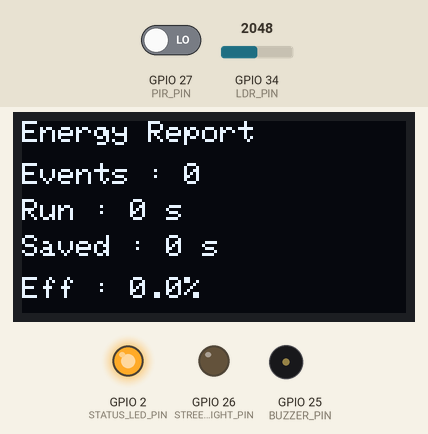
The sketch below on a simulated ESP32. On the bench: 128×64 one-colour display, output pins drawn as LEDs (lit = HIGH), buzzer (waves = sounding). The test bench sets the inputs (shaded band); at power-on: GPIO 27 (PIR_PIN) LOW, GPIO 34 (LDR_PIN) = 2048. WiFi joins after 1.5 s; servers stay silent unless stated; uploads are accepted with an empty reply; what the sketch prints to the serial monitor is not drawn.

Above: at 4.2 s.
5.4 s: GPIO 27 (PIR_PIN) driven HIGH
At 6.33 s:
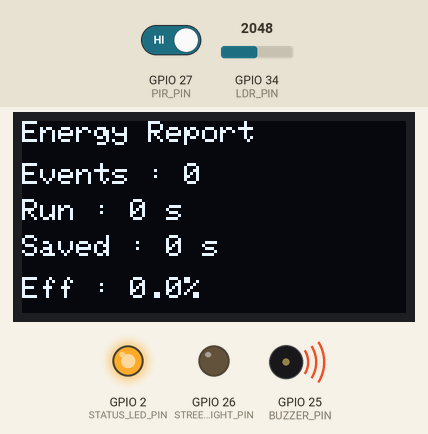
9.5 s: GPIO 34 (LDR_PIN) set to 1831
11.8 s: GPIO 34 (LDR_PIN) set to 1762
At 14.1 s:
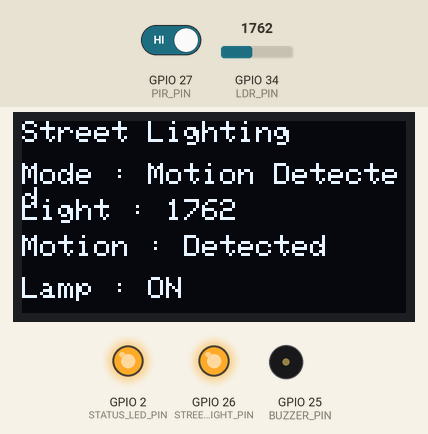
14.8 s: GPIO 27 (PIR_PIN) driven LOW
At 16.8 s:
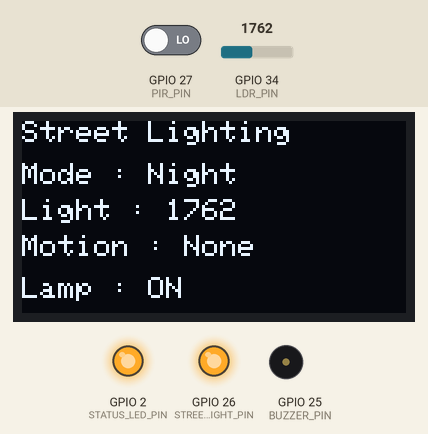
17.3 s: GPIO 34 (LDR_PIN) set to 1840
At 20.18 s:
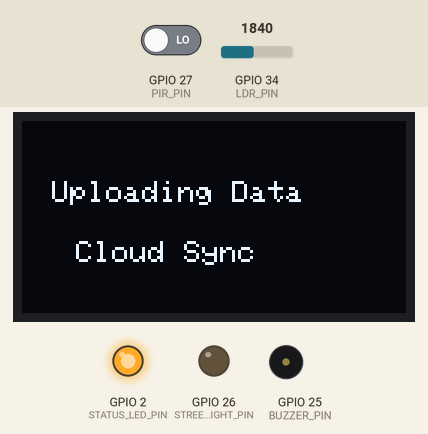
Timing chart, 0 to 20.3 s (numbered marks = the images above; inputs shaded):
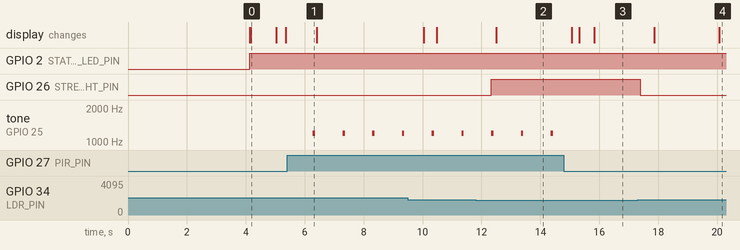

The sketch:

Smart_Street_Lighting_System.ino
```cpp
/*
Project: Smart Street Lighting System
Author: P Meet Kumar
Roll Number: IoT 009

Description:
Main program of the Smart Street
Lighting System. This file integrates
all modules and controls the complete
operation of the system.
*/

#include "Config.h"
#include "Credentials.h"

#include "Sensor_Manager.h"
#include "Lighting_Manager.h"
#include "Display_Manager.h"
#include "Alert_Manager.h"
#include "Cloud_Manager.h"
#include "Analytics_Manager.h"
#include "Helper_Functions.h"

// OLED Object
Adafruit_SSD1306 display(
    SCREEN_WIDTH,
    SCREEN_HEIGHT,
    &Wire,
    OLED_RESET
);

// Timer Variables
unsigned long previousSensorMillis = 0;
unsigned long previousDisplayMillis = 0;
unsigned long previousCloudMillis = 0;
unsigned long previousAnalyticsMillis = 0;

// System Setup
void setup()
{
    Serial.begin(115200);

    Wire.begin();

    if (!display.begin(SSD1306_SWITCHCAPVCC, 0x3C))
    {
        Serial.println("OLED Initialization Failed");

        while (true);
    }

    initializeSensors();

    initializeLighting();

    initializeAlerts();

    printProjectInfo();

    showStartupScreen();

    connectWiFi();

    runDiagnostics();

    systemReady();

    showReadyScreen();
}

// Main Program
void loop()
{
    // Maintain Network Connection
    reconnectWiFi();

    // Read Sensors
    if (millis() - previousSensorMillis >= SENSOR_INTERVAL)
    {
        previousSensorMillis = millis();

        updateSensorData();

        updateLighting();

        updateAlerts();

        printSensorData();

        printLightingStatus();
    }

    // Update OLED
    if (millis() - previousDisplayMillis >= DISPLAY_INTERVAL)
    {
        previousDisplayMillis = millis();

        if (lightingStatus.streetLightON)
        {
            showLightingStatus();
        }
        else
        {
            showEnergyStatistics();
        }
    }

    // Cloud Synchronization
    if (millis() - previousCloudMillis >= CLOUD_INTERVAL)
    {
        previousCloudMillis = millis();

        showCloudStatus();

        synchronizeCloud();
    }

    // Analytics
    if (millis() - previousAnalyticsMillis >= 10000)
    {
        previousAnalyticsMillis = millis();

        updateAnalytics();

        printAnalyticsReport();

        printPerformanceReport();

        printMonitoringSummary();
    }

    // Event Logging
    logLightingEvent();
}
```

Config.h
```cpp
#ifndef CONFIG_H
#define CONFIG_H

/*
Project: Smart Street Lighting System
Author: P Meet Kumar
Roll Number: IoT 009

Description:
Contains hardware configuration,
pin assignments, constants,
and shared data structures.
*/

#include <Arduino.h>
#include <Wire.h>
#include <WiFi.h>
#include <HTTPClient.h>

#include <Adafruit_GFX.h>
#include <Adafruit_SSD1306.h>

// OLED Configuration
#define SCREEN_WIDTH 128
#define SCREEN_HEIGHT 64
#define OLED_RESET -1

// LDR Sensor
#define LDR_PIN 34

// PIR Motion Sensor
#define PIR_PIN 27

// Street Light LED
#define STREET_LIGHT_PIN 26

// Status LED
#define STATUS_LED_PIN 2

// Buzzer
#define BUZZER_PIN 25

// Light Threshold
const int LDR_THRESHOLD = 1800;

// Motion Timeout
const unsigned long LIGHT_TIMEOUT = 10000;

// Update Intervals
const unsigned long SENSOR_INTERVAL = 1000;
const unsigned long DISPLAY_INTERVAL = 500;
const unsigned long CLOUD_INTERVAL = 5000;

// Street Light Status
struct LightingStatus
{
    int lightLevel;
    bool isNight;
    bool motionDetected;
    bool streetLightON;
    unsigned long motionTime;
    String systemStatus;
};

// Energy Statistics
struct EnergyStatistics
{
    unsigned long totalOperatingTime;
    unsigned long energySavedTime;
    int motionEvents;
    float efficiency;
};

// Hardware Objects
extern Adafruit_SSD1306 display;

// Global Variables
extern LightingStatus lightingStatus;
extern EnergyStatistics energyStatistics;

#endif
```

Alert_Manager.h
```cpp
#ifndef ALERT_MANAGER_H
#define ALERT_MANAGER_H

/*
Project: Smart Street Lighting System
Author: P Meet Kumar
Roll Number: IoT 009

Description:
Controls system alerts using
status LED and buzzer for
fault indication and maintenance.
*/

#include "Config.h"

// Initialize Alert Devices
void initializeAlerts()
{
    pinMode(STATUS_LED_PIN, OUTPUT);
    pinMode(BUZZER_PIN, OUTPUT);

    digitalWrite(STATUS_LED_PIN, LOW);

    noTone(BUZZER_PIN);
}

// Normal Operation
void normalOperationAlert()
{
    digitalWrite(STATUS_LED_PIN, HIGH);

    noTone(BUZZER_PIN);
}

// Fault Indication
void faultAlert()
{
    digitalWrite(STATUS_LED_PIN, LOW);

    for(int i = 0; i < 3; i++)
    {
        tone(BUZZER_PIN, 2000);

        delay(200);

        noTone(BUZZER_PIN);

        delay(150);
    }
}

// Motion Detection Alert
void motionAlert()
{
    tone(BUZZER_PIN, 1200);

    delay(80);

    noTone(BUZZER_PIN);
}

// Maintenance Alert
void maintenanceAlert()
{
    for(int i = 0; i < 2; i++)
    {
        digitalWrite(STATUS_LED_PIN, HIGH);

        tone(BUZZER_PIN, 1800);

        delay(250);

        digitalWrite(STATUS_LED_PIN, LOW);

        noTone(BUZZER_PIN);

        delay(250);
    }
}

// Update Alerts
void updateAlerts()
{
    if(!sensorsReady())
    {
        faultAlert();

        return;
    }

    normalOperationAlert();

    if(lightingStatus.motionDetected)
    {
        motionAlert();
    }
}

// System Self Test
void runAlertTest()
{
    Serial.println();

    Serial.println("Alert System Test");

    digitalWrite(STATUS_LED_PIN, HIGH);

    tone(BUZZER_PIN, 1500);

    delay(500);

    noTone(BUZZER_PIN);

    digitalWrite(STATUS_LED_PIN, LOW);

    delay(300);

    digitalWrite(STATUS_LED_PIN, HIGH);

    Serial.println("Alert Test Completed");

    Serial.println();
}

// Clear Alerts
void clearAlerts()
{
    digitalWrite(STATUS_LED_PIN, LOW);

    noTone(BUZZER_PIN);
}

// Print Alert Status
void printAlertStatus()
{
    Serial.println();

    Serial.println("Alert Status");
    Serial.println("--------------------------------");

    Serial.print("Status LED : ");

    if(digitalRead(STATUS_LED_PIN))
    {
        Serial.println("ON");
    }
    else
    {
        Serial.println("OFF");
    }

    Serial.print("Motion : ");

    if(lightingStatus.motionDetected)
    {
        Serial.println("Detected");
    }
    else
    {
        Serial.println("No Motion");
    }

    Serial.println();
}

#endif
```

Analytics_Manager.h
```cpp
#ifndef ANALYTICS_MANAGER_H
#define ANALYTICS_MANAGER_H

/*
Project: Smart Street Lighting System
Author: P Meet Kumar
Roll Number: IoT 009

Description:
Calculates energy consumption,
lighting efficiency, system usage,
and generates analytical reports.
*/

#include "Config.h"
#include "Credentials.h"

// System Start Time
unsigned long monitoringStartTime = millis();

// Peak Motion Count
int peakMotionEvents = 0;

// Update Analytics
void updateAnalytics()
{
    updateEnergyStatistics();

    if (energyStatistics.motionEvents > peakMotionEvents)
    {
        peakMotionEvents = energyStatistics.motionEvents;
    }
}

// Total System Runtime
unsigned long getSystemRuntime()
{
    return (millis() - monitoringStartTime) / 1000;
}

// Lamp Operating Time
unsigned long getLampOperatingTime()
{
    return energyStatistics.totalOperatingTime;
}

// Energy Saving Percentage
float getEnergySavingPercentage()
{
    return energyStatistics.efficiency;
}

// Average Motion Events
float getAverageMotionEvents()
{
    unsigned long runtime = getSystemRuntime();

    if(runtime == 0)
    {
        return 0;
    }

    return (float)energyStatistics.motionEvents /
           (runtime / 60.0);
}

// Estimate Daily Energy Saving
float estimateDailySaving()
{
    return (energyStatistics.efficiency / 100.0) * 24.0;
}

// Predict Maintenance
String predictMaintenance()
{
    if (energyStatistics.motionEvents > 1000)
    {
        return "Maintenance Recommended";
    }

    if (energyStatistics.motionEvents > 500)
    {
        return "Inspection Required";
    }

    return "Normal Operation";
}

// Print Analytics Report
void printAnalyticsReport()
{
    Serial.println();

    Serial.println("Street Lighting Analytics");
    Serial.println("--------------------------------");

    Serial.print("System Runtime : ");
    Serial.print(getSystemRuntime());
    Serial.println(" Seconds");

    Serial.print("Lamp Runtime : ");
    Serial.print(getLampOperatingTime());
    Serial.println(" Seconds");

    Serial.print("Motion Events : ");
    Serial.println(energyStatistics.motionEvents);

    Serial.print("Peak Events : ");
    Serial.println(peakMotionEvents);

    Serial.print("Energy Saving : ");
    Serial.print(getEnergySavingPercentage(),1);
    Serial.println("%");

    Serial.println();
}

// Print Performance Report
void printPerformanceReport()
{
    Serial.println();

    Serial.println("Performance Report");
    Serial.println("--------------------------------");

    Serial.print("Average Motion/Minute : ");
    Serial.println(getAverageMotionEvents(),2);

    Serial.print("Estimated Daily Saving : ");
    Serial.print(estimateDailySaving(),1);
    Serial.println(" Hours");

    Serial.print("Maintenance Status : ");
    Serial.println(predictMaintenance());

    Serial.println();
}

// Print System Summary
void printMonitoringSummary()
{
    Serial.println();

    Serial.println("Lighting Summary");
    Serial.println("--------------------------------");

    Serial.print("Street : ");
    Serial.println(STREET_NAME);

    Serial.print("Pole ID : ");
    Serial.println(LIGHT_POLE_ID);

    Serial.print("Current Mode : ");
    Serial.println(lightingStatus.systemStatus);

    Serial.print("Lamp Status : ");

    if(lightingStatus.streetLightON)
    {
        Serial.println("ON");
    }
    else
    {
        Serial.println("OFF");
    }

    Serial.println();
}

#endif
```

Cloud_Manager.h
```cpp
#ifndef CLOUD_MANAGER_H
#define CLOUD_MANAGER_H

/*
Project: Smart Street Lighting System
Author: P Meet Kumar
Roll Number: IoT 009

Description:
Handles Wi-Fi connectivity,
cloud communication, and
uploads street lighting data.
*/

#include "Config.h"
#include "Credentials.h"

// Connect to Wi-Fi
bool connectWiFi()
{
    Serial.println();
    Serial.print("Connecting to Wi-Fi");

    WiFi.begin(WIFI_SSID, WIFI_PASSWORD);

    unsigned long startTime = millis();

    while (WiFi.status() != WL_CONNECTED)
    {
        Serial.print(".");

        delay(500);

        if (millis() - startTime >= WIFI_TIMEOUT)
        {
            Serial.println();
            Serial.println("Wi-Fi Connection Failed");

            return false;
        }
    }

    Serial.println();
    Serial.println("Wi-Fi Connected");

    Serial.print("IP Address : ");
    Serial.println(WiFi.localIP());

    return true;
}

// Check Wi-Fi Status
bool isWiFiConnected()
{
    return WiFi.status() == WL_CONNECTED;
}

// Upload Lighting Data
void uploadLightingData()
{
    if (!isWiFiConnected())
    {
        Serial.println();
        Serial.println("Cloud Upload Skipped");
        Serial.println("Wi-Fi Not Connected");

        return;
    }

    HTTPClient http;

    http.begin(SERVER_URL);

    http.addHeader("Content-Type", "application/json");
    http.addHeader("API-Key", API_KEY);

    String jsonData = "{";

    jsonData += "\"device\":\"";
    jsonData += DEVICE_ID;
    jsonData += "\",";

    jsonData += "\"street\":\"";
    jsonData += STREET_NAME;
    jsonData += "\",";

    jsonData += "\"zone\":\"";
    jsonData += ZONE_NAME;
    jsonData += "\",";

    jsonData += "\"pole_id\":\"";
    jsonData += LIGHT_POLE_ID;
    jsonData += "\",";

    jsonData += "\"light_level\":";
    jsonData += String(lightingStatus.lightLevel);
    jsonData += ",";

    jsonData += "\"is_night\":";
    jsonData += lightingStatus.isNight ? "true" : "false";
    jsonData += ",";

    jsonData += "\"motion_detected\":";
    jsonData += lightingStatus.motionDetected ? "true" : "false";
    jsonData += ",";

    jsonData += "\"street_light\":";
    jsonData += lightingStatus.streetLightON ? "true" : "false";
    jsonData += ",";

    jsonData += "\"efficiency\":";
    jsonData += String(energyStatistics.efficiency, 1);

    jsonData += "}";

    int responseCode = http.POST(jsonData);

    Serial.println();
    Serial.println("Cloud Synchronization");
    Serial.println("--------------------------------");

    Serial.print("HTTP Response : ");
    Serial.println(responseCode);

    if (responseCode > 0)
    {
        Serial.println("Lighting Data Uploaded");
    }
    else
    {
        Serial.println("Cloud Upload Failed");
    }

    http.end();
}

// Print Network Information
void printNetworkStatus()
{
    Serial.println();

    Serial.println("Network Information");
    Serial.println("--------------------------------");

    Serial.print("Street : ");
    Serial.println(STREET_NAME);

    Serial.print("Zone : ");
    Serial.println(ZONE_NAME);

    Serial.print("Pole ID : ");
    Serial.println(LIGHT_POLE_ID);

    Serial.print("Wi-Fi : ");

    if (isWiFiConnected())
    {
        Serial.println("Connected");
    }
    else
    {
        Serial.println("Disconnected");
    }

    Serial.println();
}

// Cloud Synchronization
void synchronizeCloud()
{
    printNetworkStatus();

    uploadLightingData();
}

// Reconnect Wi-Fi
void reconnectWiFi()
{
    if (isWiFiConnected())
    {
        return;
    }

    Serial.println();

    Serial.println("Reconnecting Wi-Fi...");

    connectWiFi();
}

#endif
```

Credentials.h
```cpp
#ifndef CREDENTIALS_H
#define CREDENTIALS_H

/*
Project: Smart Street Lighting System
Author: P Meet Kumar
Roll Number: IoT 009

Description:
Stores Wi-Fi credentials,
cloud configuration, and
street lighting information.
*/

// Wi-Fi Credentials
const char* WIFI_SSID = "YOUR_WIFI_NAME";
const char* WIFI_PASSWORD = "YOUR_WIFI_PASSWORD";

// Device Information
const char* DEVICE_ID = "STREET_LIGHT_NODE_001";

// Street Information
const char* STREET_NAME = "Smart City Road";
const char* ZONE_NAME = "Zone-A";
const char* LIGHT_POLE_ID = "SL-001";

// Cloud Server
const char* SERVER_URL =
"https://your-server-api.com/api/streetlight";

// API Key
const char* API_KEY = "YOUR_API_KEY";

// MQTT Configuration (Optional)
const char* MQTT_BROKER = "broker.hivemq.com";
const int MQTT_PORT = 1883;
const char* MQTT_TOPIC = "jammu/streetlight/status";

// Wi-Fi Configuration
const unsigned long WIFI_TIMEOUT = 15000;
const unsigned long SYNC_INTERVAL = 5000;

// Lighting Parameters
const int MAX_BRIGHTNESS = 255;
const int MIN_BRIGHTNESS = 0;

// Motion Delay
const unsigned long MOTION_DELAY = 10000;

#endif
```

Display_Manager.h
```cpp
#ifndef DISPLAY_MANAGER_H
#define DISPLAY_MANAGER_H

/*
Project: Smart Street Lighting System
Author: P Meet Kumar
Roll Number: IoT 009

Description:
Controls the OLED display and
shows the live system status,
sensor readings, and energy statistics.
*/

#include "Config.h"
#include "Lighting_Manager.h"

// Startup Screen
void showStartupScreen()
{
    display.clearDisplay();

    display.setTextSize(2);
    display.setTextColor(SSD1306_WHITE);

    display.setCursor(10, 10);
    display.println("SMART");

    display.setCursor(10, 34);
    display.println("LIGHT");

    display.setTextSize(1);

    display.setCursor(18, 56);
    display.println("Initializing...");

    display.display();

    delay(2500);
}

// Live Status Screen
void showLightingStatus()
{
    display.clearDisplay();

    display.setTextSize(1);

    display.setCursor(0,0);
    display.println("Street Lighting");

    display.setCursor(0,14);
    display.print("Mode : ");
    display.println(lightingStatus.systemStatus);

    display.setCursor(0,26);
    display.print("Light : ");
    display.println(lightingStatus.lightLevel);

    display.setCursor(0,38);
    display.print("Motion : ");

    if(lightingStatus.motionDetected)
        display.println("Detected");
    else
        display.println("None");

    display.setCursor(0,52);
    display.print("Lamp : ");

    if(lightingStatus.streetLightON)
        display.println("ON");
    else
        display.println("OFF");

    display.display();
}

// Energy Statistics Screen
void showEnergyStatistics()
{
    display.clearDisplay();

    display.setTextSize(1);

    display.setCursor(0,0);
    display.println("Energy Report");

    display.setCursor(0,14);
    display.print("Events : ");
    display.println(energyStatistics.motionEvents);

    display.setCursor(0,26);
    display.print("Run : ");
    display.print(energyStatistics.totalOperatingTime);
    display.println(" s");

    display.setCursor(0,38);
    display.print("Saved : ");
    display.print(energyStatistics.energySavedTime);
    display.println(" s");

    display.setCursor(0,52);
    display.print("Eff : ");
    display.print(energyStatistics.efficiency,1);
    display.println("%");

    display.display();
}

// Cloud Status
void showCloudStatus()
{
    display.clearDisplay();

    display.setTextSize(1);

    display.setCursor(10,20);
    display.println("Uploading Data");

    display.setCursor(18,40);
    display.println("Cloud Sync");

    display.display();
}

// Maintenance Screen
void showMaintenanceMode()
{
    display.clearDisplay();

    display.setTextSize(2);

    display.setCursor(0,15);
    display.println("SERVICE");

    display.setTextSize(1);

    display.setCursor(12,52);
    display.println("Maintenance");

    display.display();
}

// Ready Screen
void showReadyScreen()
{
    display.clearDisplay();

    display.setTextSize(2);

    display.setCursor(18,18);
    display.println("READY");

    display.setTextSize(1);

    display.setCursor(12,54);
    display.println("Monitoring");

    display.display();
}

// Error Screen
void showSystemError()
{
    display.clearDisplay();

    display.setTextSize(2);

    display.setCursor(10,18);
    display.println("ERROR");

    display.setTextSize(1);

    display.setCursor(8,54);
    display.println("Check Sensors");

    display.display();
}

#endif
```

Source omitted: Helper_Functions.h (3854 bytes), Lighting_Manager.h (3807 bytes), Sensor_Manager.h (2188 bytes)

Measured:
- the behaviour switches between 1800 and 1799 on GPIO 34 (LDR_PIN) (found by bisection; images 1 and 2)
- after the input at 5.4 s, tone on GPIO 25 (BUZZER_PIN): alternates 1200 Hz for 0.08 s and silent for 0.93 s, starting after 0.88 s
- after the input at 11.8 s, GPIO 26 (STREET_LIGHT_PIN): LOW → HIGH after 0.53 s; the display: changes after 0.70 s (image 2)
- after the input at 14.8 s, tone on GPIO 25 (BUZZER_PIN): stops changing and stays silent; the display: first differs from a run without the input after 1.0 s (image 3)
- after the input at 17.3 s, GPIO 26 (STREET_LIGHT_PIN): HIGH → LOW after 0.09 s; the display: first changes after 0.57 s (image 4 shows a later state)
- what the display in image 0 shows lasts 0.8 s, from 4.2 s to 5.0 s
